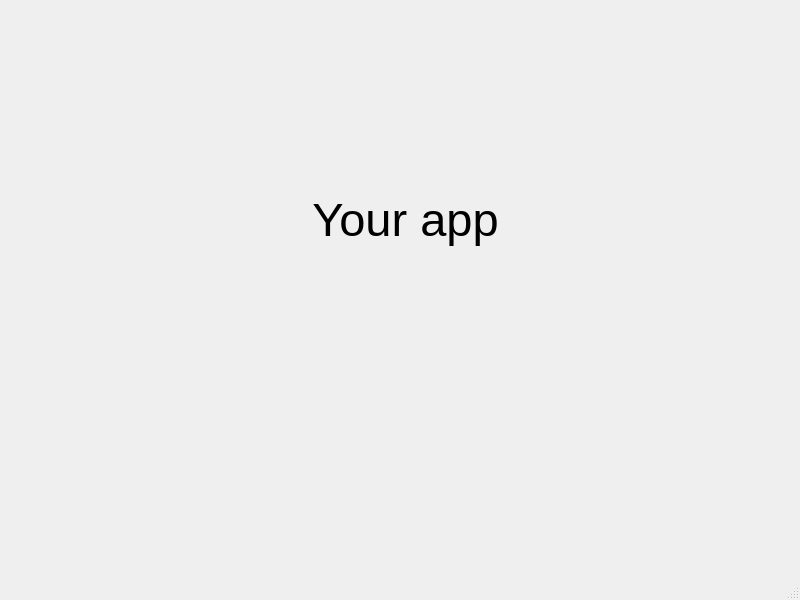
<?xml version="1.0" encoding="UTF-8"?>
<ui version="4.0">
 <class>MainWindow</class>
 <widget class="QMainWindow" name="MainWindow">
  <property name="geometry">
   <rect>
    <x>0</x>
    <y>0</y>
    <width>800</width>
    <height>600</height>
   </rect>
  </property>
  <property name="windowTitle">
   <string>MainWindow</string>
  </property>
  <widget class="QWidget" name="centralwidget">
   <widget class="QLabel" name="label">
    <property name="geometry">
     <rect>
      <x>10</x>
      <y>84</y>
      <width>791</width>
      <height>271</height>
     </rect>
    </property>
    <property name="font">
     <font>
      <family>Segoe UI</family>
      <pointsize>35</pointsize>
     </font>
    </property>
    <property name="text">
     <string>Your app</string>
    </property>
    <property name="alignment">
     <set>Qt::AlignCenter</set>
    </property>
   </widget>
  </widget>
  <widget class="QMenuBar" name="menubar">
   <property name="geometry">
    <rect>
     <x>0</x>
     <y>0</y>
     <width>800</width>
     <height>38</height>
    </rect>
   </property>
  </widget>
  <widget class="QStatusBar" name="statusbar"/>
 </widget>
 <resources/>
 <connections/>
</ui>
